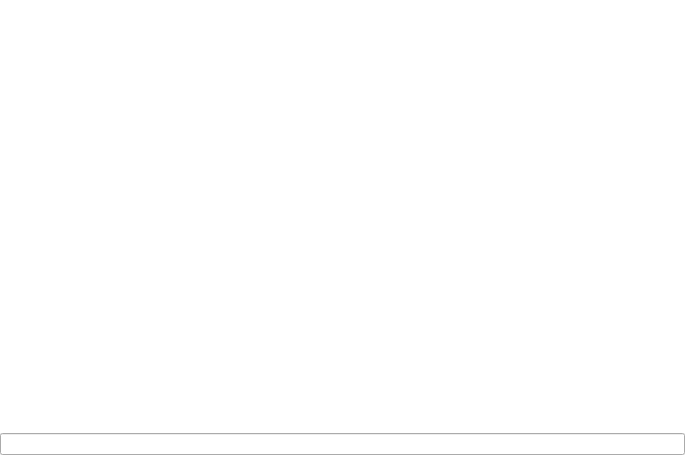
<?xml version="1.0" encoding="UTF-8"?>
<ui version="4.0">
 <class>CoreConsoleWidget</class>
 <widget class="QWidget" name="CoreConsoleWidget">
  <property name="geometry">
   <rect>
    <x>0</x>
    <y>0</y>
    <width>685</width>
    <height>455</height>
   </rect>
  </property>
  <property name="windowTitle">
   <string>Console</string>
  </property>
  <layout class="QVBoxLayout" name="verticalLayout">
   <property name="spacing">
    <number>0</number>
   </property>
   <property name="margin">
    <number>0</number>
   </property>
   <item>
    <widget class="QTextEdit" name="textEdit">
     <property name="frameShape">
      <enum>QFrame::NoFrame</enum>
     </property>
     <property name="readOnly">
      <bool>true</bool>
     </property>
     <property name="html">
      <string>&lt;!DOCTYPE HTML PUBLIC &quot;-//W3C//DTD HTML 4.0//EN&quot; &quot;http://www.w3.org/TR/REC-html40/strict.dtd&quot;&gt;
&lt;html&gt;&lt;head&gt;&lt;meta name=&quot;qrichtext&quot; content=&quot;1&quot; /&gt;&lt;style type=&quot;text/css&quot;&gt;
p, li { white-space: pre-wrap; }
&lt;/style&gt;&lt;/head&gt;&lt;body style=&quot; font-family:'MS Shell Dlg 2'; font-size:8.25pt; font-weight:400; font-style:normal;&quot;&gt;
&lt;p style=&quot;-qt-paragraph-type:empty; margin-top:0px; margin-bottom:0px; margin-left:0px; margin-right:0px; -qt-block-indent:0; text-indent:0px; font-size:8pt;&quot;&gt;&lt;br /&gt;&lt;/p&gt;&lt;/body&gt;&lt;/html&gt;</string>
     </property>
     <property name="acceptRichText">
      <bool>false</bool>
     </property>
    </widget>
   </item>
   <item>
    <widget class="QLineEdit" name="lineEdit"/>
   </item>
  </layout>
  <action name="actionClear_console">
   <property name="icon">
    <iconset resource="CoreIcons.qrc">
     <normaloff>:/coreUI/icons/clear_console.png</normaloff>:/coreUI/icons/clear_console.png</iconset>
   </property>
   <property name="text">
    <string>Clear console</string>
   </property>
   <property name="toolTip">
    <string>Clears all console logs</string>
   </property>
  </action>
  <action name="actionToogle_word_wrap">
   <property name="checkable">
    <bool>true</bool>
   </property>
   <property name="icon">
    <iconset resource="CoreIcons.qrc">
     <normaloff>:/coreUI/icons/word_wrap_16x16.png</normaloff>:/coreUI/icons/word_wrap_16x16.png</iconset>
   </property>
   <property name="text">
    <string>Toogle word wrap</string>
   </property>
   <property name="toolTip">
    <string>Toogles word wrapping in console - wrapping words by default</string>
   </property>
  </action>
 </widget>
 <resources>
  <include location="CoreIcons.qrc"/>
 </resources>
 <connections>
  <connection>
   <sender>actionToogle_word_wrap</sender>
   <signal>toggled(bool)</signal>
   <receiver>CoreConsoleWidget</receiver>
   <slot>setWordWrap(bool)</slot>
   <hints>
    <hint type="sourcelabel">
     <x>-1</x>
     <y>-1</y>
    </hint>
    <hint type="destinationlabel">
     <x>342</x>
     <y>227</y>
    </hint>
   </hints>
  </connection>
  <connection>
   <sender>actionClear_console</sender>
   <signal>triggered()</signal>
   <receiver>textEdit</receiver>
   <slot>clear()</slot>
   <hints>
    <hint type="sourcelabel">
     <x>-1</x>
     <y>-1</y>
    </hint>
    <hint type="destinationlabel">
     <x>342</x>
     <y>217</y>
    </hint>
   </hints>
  </connection>
 </connections>
 <slots>
  <slot>setWordWrap(bool)</slot>
 </slots>
</ui>
